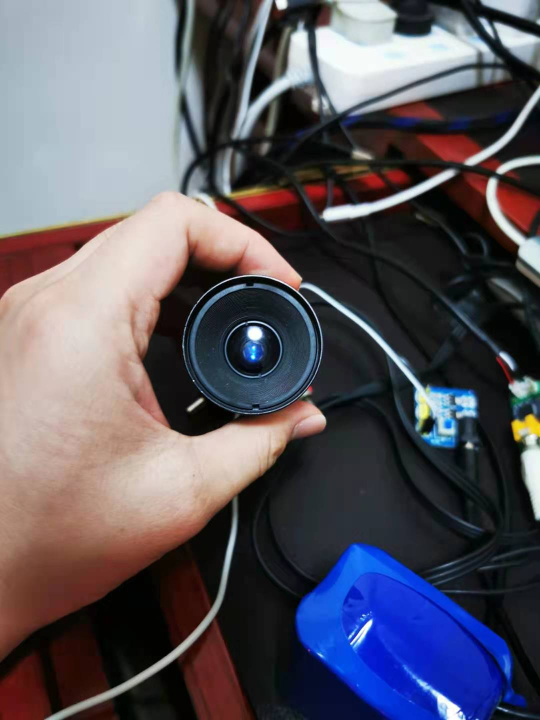
#> input picture 1.jpg, 1080 x 1440 px, given in place of the camera (shown at 1/2 size)
$ python camera_cap_cnt_center.py
#> lines starting #> are read from the running program, lines starting #| are printed output that depends on the picture; after the words box and inside, x2 and y2 are one past the last pixel; in counts of white or black regions, pixels touching at a corner belong together
# TODO: https://dmaiorino.com/?p=12
# TODO: install cv2

import cv2
import time
import numpy as np
import imutils

# 1. Create an object
video = cv2.VideoCapture(0)


a = 0

# 2. must add!!! TODO: https://www.raspberrypi.org/forums/viewtopic.php?t=35689#p305473
video.set(cv2.CAP_PROP_FOURCC, cv2.VideoWriter_fourcc('M', 'J', 'P', 'G'))
# cv2.VideoWriter_fourcc(*'MJPG')

cv2.namedWindow("capturing", 0)
cv2.resizeWindow("capturing", 800, 600)
video.set(3, 1920)

video.set(4, 1440)

kernel = np.ones((5, 5), np.uint8)


while True:
    a = a + 1

    # 3. Create a frame object
    check, frame = video.read()
#> frame is the input picture: shape (1440, 1080, 3); mean B, G, R 96.5, 87.2, 90.7

    print(check)
#| True
    print(frame)
#> (printed output is left out)

    gray = cv2.cvtColor(frame, cv2.COLOR_BGR2GRAY)
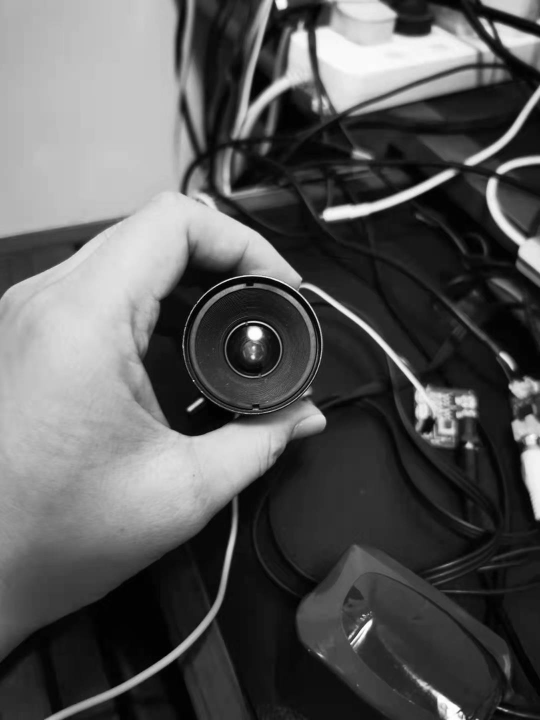
#> gray: shape (1440, 1080) (shown at 1/2 size); min 0, max 255, mean 89.3
    blurred = cv2.GaussianBlur(gray, (5, 5), 0)
    canny = cv2.Canny(blurred, 100, 100)
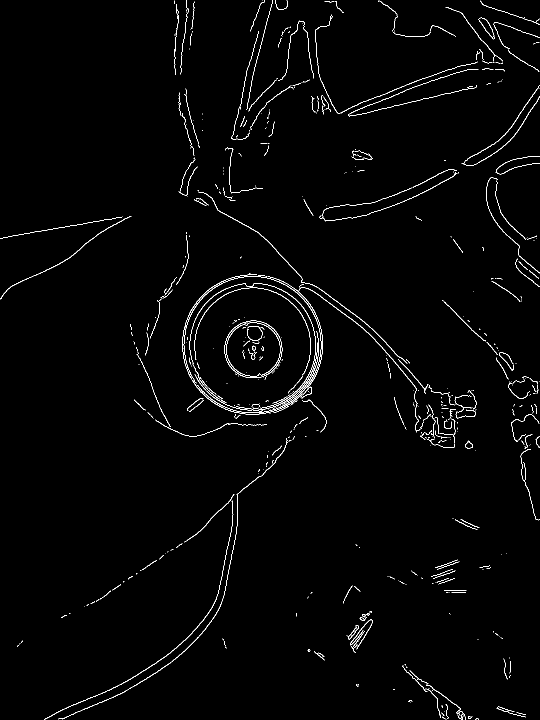
#> canny: shape (1440, 1080) (shown at 1/2 size); 1.5% white in thin lines or dots
    thresh = cv2.threshold(blurred, 60, 255, cv2.THRESH_BINARY)[1]
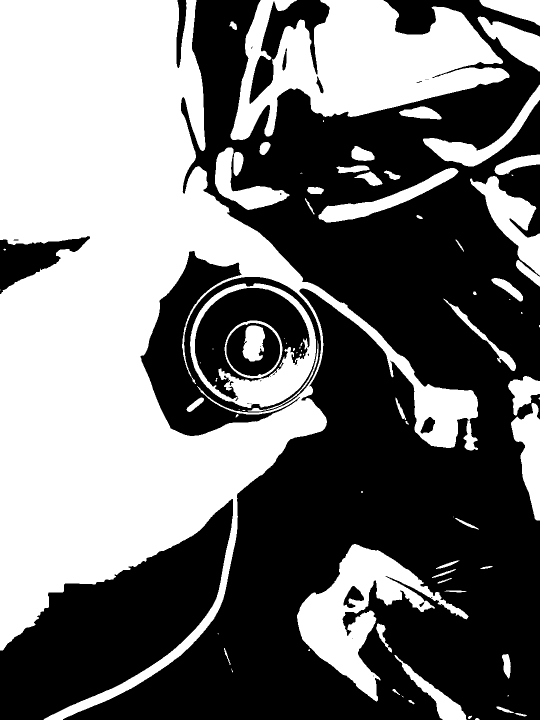
#> thresh: shape (1440, 1080) (shown at 1/2 size); 45.7% white; 84 white regions (31 under 20 px), largest, box (x1, y1, x2, y2) and area: (0, 0, 956, 1440) 503408, (461, 0, 1019, 280) 83475, (594, 1088, 937, 1403) 33773
    imgDialation = cv2.dilate(canny, kernel, iterations=2)
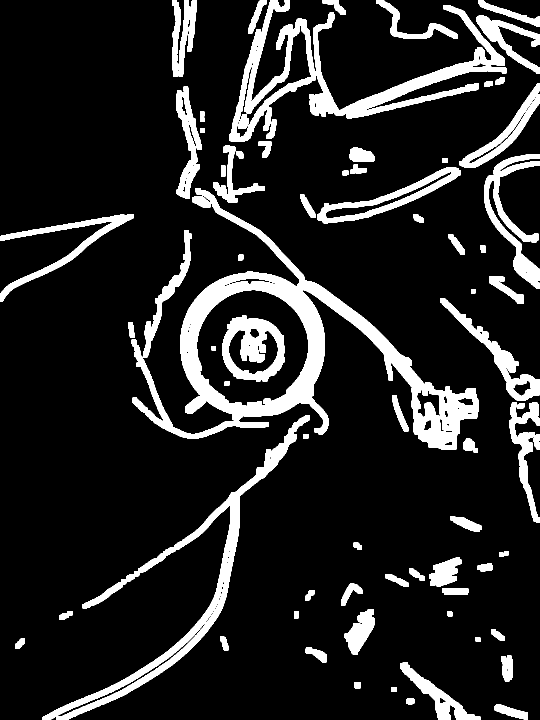
#> imgDialation: shape (1440, 1080) (shown at 1/2 size); 13.6% white; 76 white regions

    # 注意，在应用阈值化之后，形状是如何在黑色背景上表示为白色前景。
    # 下一步是使用轮廓检测??找到这些白色区域的位置：
    cnts = cv2.findContours(imgDialation.copy(), cv2.RETR_EXTERNAL,
                            cv2.CHAIN_APPROX_SIMPLE)
#> cnts = 72 contours; largest, box (x1, y1, x2, y2) and area: (360, 376, 958, 900) 93168, (84, 831, 620, 1440) 23142, (458, 0, 632, 283) 17926, (618, 10, 1013, 237) 15690, (635, 334, 922, 447) 8980
    cnts = imutils.grab_contours(cnts)
    # 遍历轮廓集
    for c in cnts:
        # 计算轮廓区域的图像矩。 在计算机视觉和图像处理中，图像矩通常用于表征图像中对象的形状。这些力矩捕获了形状的基本统计特性，包括对象的面积，质心（即，对象的中心（x，y）坐标），方向以及其他所需的特性。
        M = cv2.moments(c)
        cX = int(M["m10"] / M["m00"])
        cY = int(M["m01"] / M["m00"])

        # cv2.imshow("capturing", frame)

        cv2.drawContours(gray, [c], -1, (0, 255, 0), 2)
        cv2.circle(gray, (cX, cY), 7, (255, 255, 255), -1)
        cv2.putText(gray, "center", (cX - 20, cY - 20),
                    cv2.FONT_HERSHEY_SIMPLEX, 0.5, (255, 255, 255), 2)
        # 展示图像
        cv2.imshow("Bullet Point Dialation", gray)
#> this loop made 72 passes
#> (cX, cY) on passes 1, 2, 4, 5, 6, 7, 8, 9, 10, 11, 12, 13: (1022, 1423), (820, 1401), (714, 1369), (875, 1393), (1014, 1335), (633, 1307), (39, 1286), (955, 1278), (448, 1286), (995, 1270), (899, 1227), (592, 1229)
#> (c, cX, cY) on passes 3, 23, 24, 35, 46, 48: ([[782, 1374], [782, 1382], [793, 1382], [793, 1374]], 787, 1378), ([[998, 1105], [998, 1113], [1006, 1113], [1006, 1105]], 1002, 1109), ([[1008, 1102], [1008, 1110], [1016, 1110], [1016, 1102]], 1012, 1106), ([[942, 578], [942, 586], [950, 586], [950, 578]], 946, 582), ([[701, 339], [701, 347], [709, 347], [709, 339]], 705, 343), ([[442, 331], [442, 352], [450, 352], [450, 331]], 446, 341)
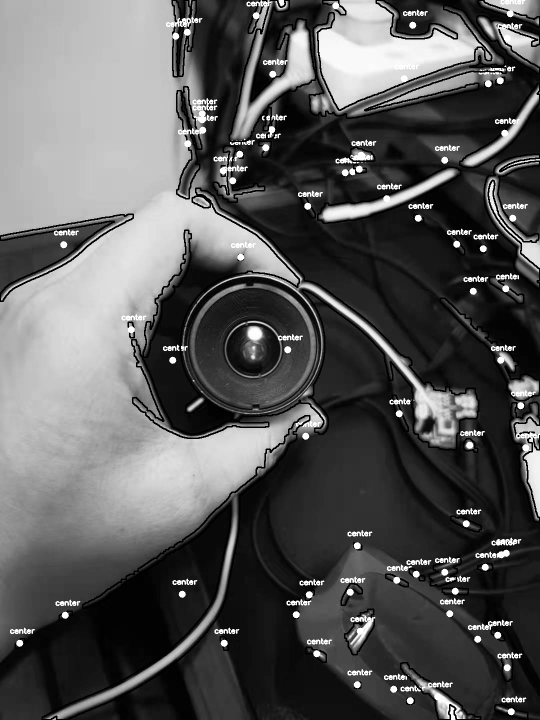
#> gray: shape (1440, 1080) (shown at 1/2 size); 7.14% of pixels changed, all inside (x1, y1, x2, y2) = (0, 0, 1080, 1440)


# 4 show the frame!
# cv2.imshow("capturing", frame)

    # 5 For press any key to out (ms)
    key = cv2.waitKey(1)
#> (key q is pressed here)
    if key == ord('q'):
        break

print(a)

video.release()

cv2.destroyAllWindows
